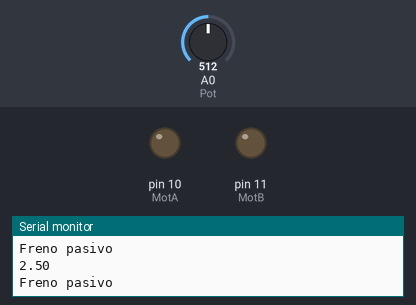
The sketch below on a simulated Arduino Uno, built with avr-gcc and run on an emulated ATmega328P. On the bench: output pins drawn as LEDs (lit = HIGH), the last lines printed to the serial monitor. The test bench sets the inputs (shaded band); at power-on: A0 (Pot) = 512.

Above: at 1.2 s.
1.3 s: A0 (Pot) set to 596
4.3 s: A0 (Pot) set to 626
At 4.8 s:
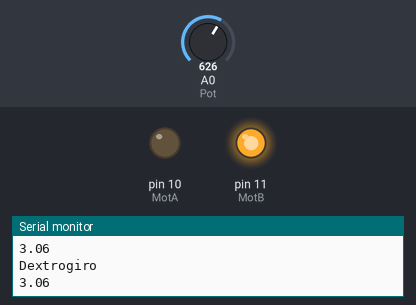
5.8 s: A0 (Pot) set to 306
At 6.5 s:
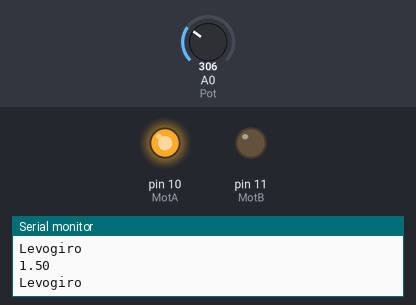
7.3 s: A0 (Pot) set to 400
8.8 s: A0 (Pot) set to 428
At 10.0 s:
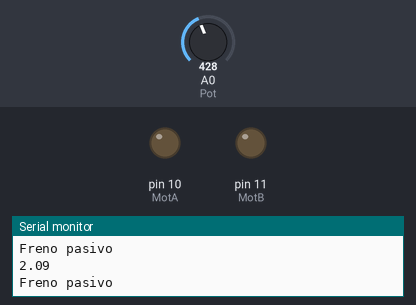
11.8 s: A0 (Pot) set to 716
At 13.2 s:
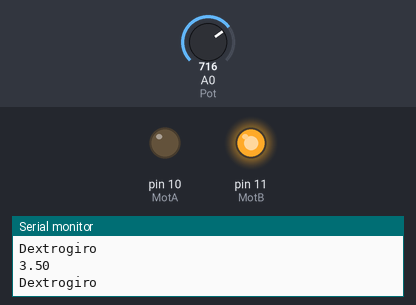
Timing chart, 0 to 14.3 s (numbered marks = the images above; inputs shaded):
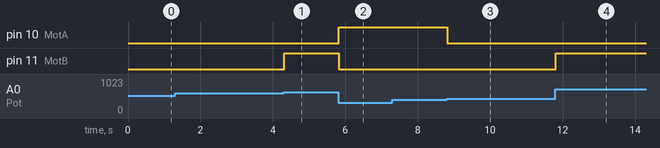

The sketch:

Puente_H_bis.ino
```cpp
// Definimos las variables de los puertos
// que utlizaremos.
#define MotA 10
#define MotB 11
#define Pot A0

// Variable auxiliar
int val=0;

void setup() {
  // Inicializamos la comunicación serial
  // y los puertos en modo salida
  Serial.begin(9600);
  pinMode(MotA, OUTPUT);
  pinMode(MotB, OUTPUT);
}

void loop() {
  // Leemos el voltaje que esta recibiendo por
  // parte del potenciometro
  val= analogRead(Pot);

  //Hacemos la conversion a volts.
  float voltage = val*(5.0/1023.0);

  // Si el voltaje es < 2 usamos la función
  // Levogiro
  Serial.println(voltage);
  if(voltage<2 ){
    Levogiro();

  // Si esta entre 2 y 3, Freno Pasivo
  } else if(voltage >2 and voltage<3){
    Detenido();
  } else {

  // Por último, > 3, Dextrogiro
    Dextrogiro();
  }
}

//Función Levogiro
void Levogiro (){
  digitalWrite(MotA, HIGH);
  digitalWrite(MotB, LOW);
  Serial.println("Levogiro");
}

//Función Dextrogiro
void Dextrogiro (){
  digitalWrite(MotA, LOW);
  digitalWrite(MotB, HIGH);
  Serial.println("Dextrogiro");
}

//Función Frenos Pasivo
void Detenido (){
  digitalWrite(MotA, LOW);
  digitalWrite(MotB, LOW);
  Serial.println("Freno pasivo");
}
```

Measured:
- the behaviour switches between 613 and 614 on A0 (Pot) (found by bisection; images 0 and 1)
- the behaviour switches between 409 and 410 on A0 (Pot) (found by bisection; images 2 and 3)
- after the input at 4.3 s, pin 11 (MotB): LOW → HIGH at once
- after the input at 5.8 s, pin 10 (MotA): LOW → HIGH at once; pin 11 (MotB): HIGH → LOW at once
- after the input at 8.8 s, pin 10 (MotA): HIGH → LOW at once
- after the input at 11.8 s, pin 11 (MotB): LOW → HIGH at once
